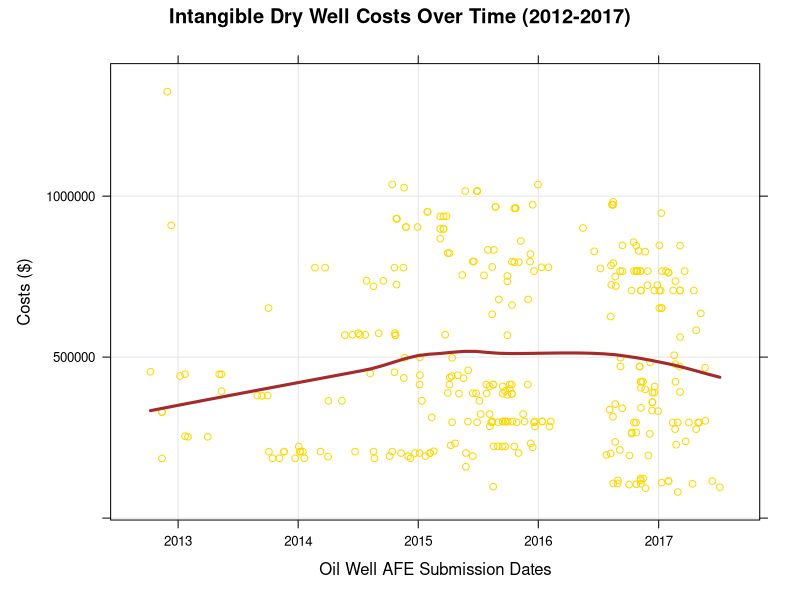

This chart was generated by the following R code:
library(lattice)
Data <- read.csv("afes.csv", header=TRUE)
str(Data)
Data$ProductDates <- as.POSIXct(strptime(Data$ProductDates,"%d-%B-%Y"))
regmodel <- lm(TangibleCompletion ~ ProductDates, data=Data)
xyplot(TangibleCompletion ~ ProductDates, data = Data[order(Data$ProductDates),],
       xlab = "Oil Well AFE Submission Dates",
       ylab = "Costs ($)",
       main = "Intangible Dry Well Costs Over Time (2012-2017)",
       grid = TRUE,
       col = c('gold'),
       type = c("p", "smooth"), 
       col.line = "brown", 
       lwd = 3
)